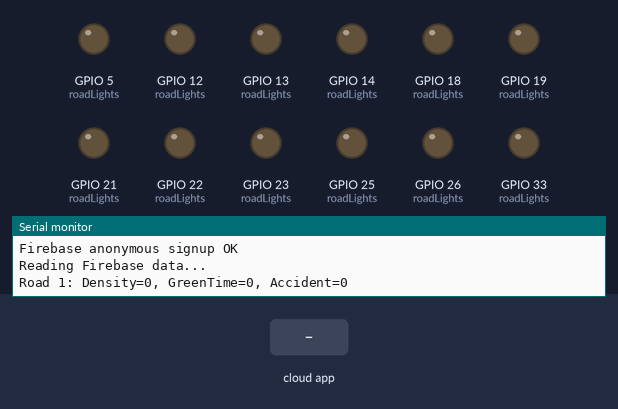
The sketch below on a simulated ESP32. Parts: output pins drawn as LEDs (lit = HIGH), the last lines printed to the serial monitor. The inputs (shaded band) are chosen by the test bench. WiFi joins after 1.5 s; servers stay silent unless stated; the local clock reads 2024-03-15 10:24:30 at power-on unless the sketch sets it; the Firebase database answers and starts empty.

Above: at 3.7 s.
3.8 s: the phone or cloud app sets green_time to 1
At 6.2 s:
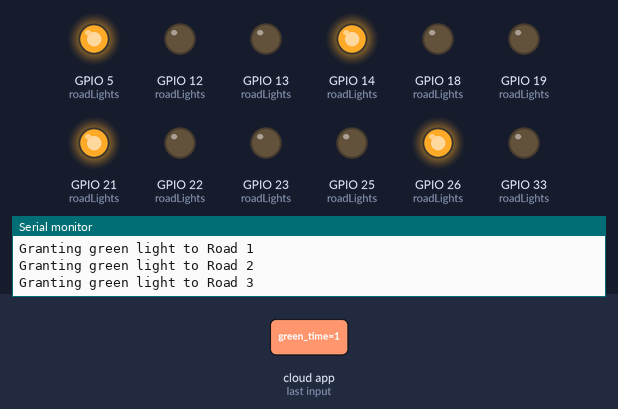
At 6.9 s:
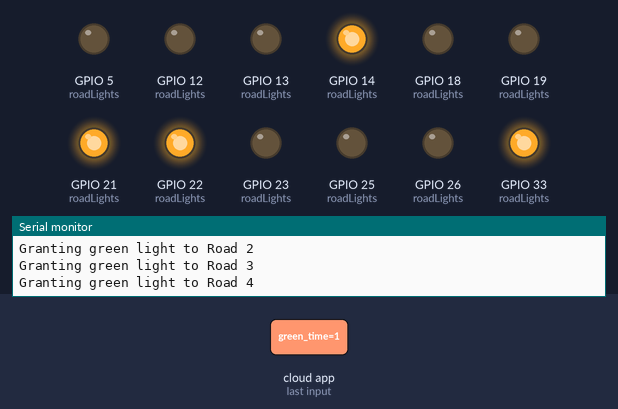
Timing chart, 0 to 8.4 s (numbered marks = the images above; inputs shaded):
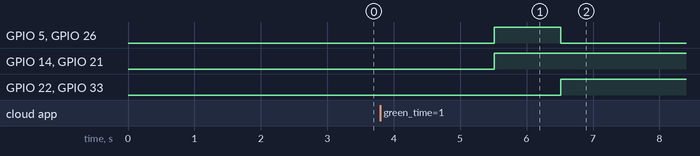

The sketch:

esp_firebase.ino
```cpp
#include <Arduino.h>
#include <WiFi.h>
#include <Firebase_ESP_Client.h>
#include <time.h>

// Firebase helpers
#include "addons/TokenHelper.h"
#include "addons/RTDBHelper.h"

// Wi-Fi credentials
#define WIFI_SSID "ooredoo_9B246A"
#define WIFI_PASSWORD "qyiixorv"

// Firebase credentials
#define API_KEY "AIzaSyArW_E21jl5o_HFr18fjfhBfiLj3NBU1gg"
#define DATABASE_URL "https://smarttraffic-815ad-default-rtdb.europe-west1.firebasedatabase.app/"

FirebaseData fbdo;
FirebaseAuth auth;
FirebaseConfig config;

unsigned long readDataPrevMillis = 0;
bool signupOK = false;

// Road structure
struct RoadData {
  bool accident;
  int density;
  int greenTime;
  int id;
  String timestamp;
};

// Store 4 roads
RoadData roads[4];

// LED pins (Update as needed)
int roadLights[4][3] = {
  {18, 19, 21},  // Road A: Green, Orange, Red
  {13, 12, 14},  // Road B
  {26, 25, 33},  // Road C (Updated per your request)
  {22, 23, 5}     // Road D
};

void setup() {
  Serial.begin(115200);
  delay(1000);

  // Setup pins
  for (int i = 0; i < 4; i++) {
    for (int j = 0; j < 3; j++) {
      pinMode(roadLights[i][j], OUTPUT);
      digitalWrite(roadLights[i][j], LOW);
    }
  }

  // Connect to WiFi
  WiFi.begin(WIFI_SSID, WIFI_PASSWORD);
  Serial.print("Connecting to Wi-Fi");
  while (WiFi.status() != WL_CONNECTED) {
    delay(300);
    Serial.print(".");
  }
  Serial.println("\nWiFi connected: " + WiFi.localIP().toString());

  // Sync time (required for Firebase SSL)
  configTime(0, 0, "pool.ntp.org", "time.nist.gov");
  Serial.print("Syncing time");
  time_t now = time(nullptr);
  while (now < 8 * 3600 * 2) {
    delay(500);
    Serial.print(".");
    now = time(nullptr);
  }
  Serial.println(" done!");

  // Firebase config
  config.api_key = API_KEY;
  config.database_url = DATABASE_URL;
  config.token_status_callback = tokenStatusCallback;


  Firebase.reconnectWiFi(true);

  // Anonymous sign-in
  if (Firebase.signUp(&config, &auth, "", "")) {
    Serial.println("Firebase anonymous signup OK");
    signupOK = true;
  } else {
    Serial.printf("Firebase signup failed: %s\n", config.signer.signupError.message.c_str());
  }

  Firebase.begin(&config, &auth);
}

void turnOnGreen(int road) {
  // Turn off all LEDs
  for (int i = 0; i < 4; i++) {
    digitalWrite(roadLights[i][0], LOW); // Green
    digitalWrite(roadLights[i][1], LOW); // Orange
    digitalWrite(roadLights[i][2], HIGH); // Red
  }

  // Green ON for selected road
  digitalWrite(roadLights[road][0], HIGH); // Green
  digitalWrite(roadLights[road][2], LOW);  // Red
}

void readRoadData(int roadNumber) {
  String roadPath = "smartTraffic/road_" + String(roadNumber);
  RoadData &r = roads[roadNumber - 1];

  if (Firebase.RTDB.getBool(&fbdo, roadPath + "/accident"))
    r.accident = fbdo.boolData();

  if (Firebase.RTDB.getInt(&fbdo, roadPath + "/density"))
    r.density = fbdo.intData();

  if (Firebase.RTDB.getInt(&fbdo, roadPath + "/green_time"))
    r.greenTime = fbdo.intData();

  if (Firebase.RTDB.getInt(&fbdo, roadPath + "/id"))
    r.id = fbdo.intData();

  if (Firebase.RTDB.getString(&fbdo, roadPath + "/timestamp"))
    r.timestamp = fbdo.stringData();

  Serial.println("Road " + String(roadNumber) + ": Density=" + r.density + ", GreenTime=" + r.greenTime + ", Accident=" + r.accident);
}

void loop() {
  if (Firebase.ready() && signupOK && (millis() - readDataPrevMillis > 10000 || readDataPrevMillis == 0)) {
    readDataPrevMillis = millis();

    Serial.println("\nReading Firebase data...");

    for (int i = 1; i <= 4; i++) {
      readRoadData(i);
    }

    for (int i = 0; i < 4; i++) {
      if (!roads[i].accident) {
        Serial.println("Granting green light to Road " + String(i + 1));
        turnOnGreen(i);
        delay(roads[i].greenTime * 1000); // Green time in seconds
      }
    }
  }
}
```

Measured:
- after the input at 3.8 s, GPIO 22 (roadLights), GPIO 33 (roadLights): LOW → HIGH after 2.7 s instead of 1.7 s; GPIO 26 (roadLights): LOW → HIGH after 1.7 s, → LOW 1.0 s later
